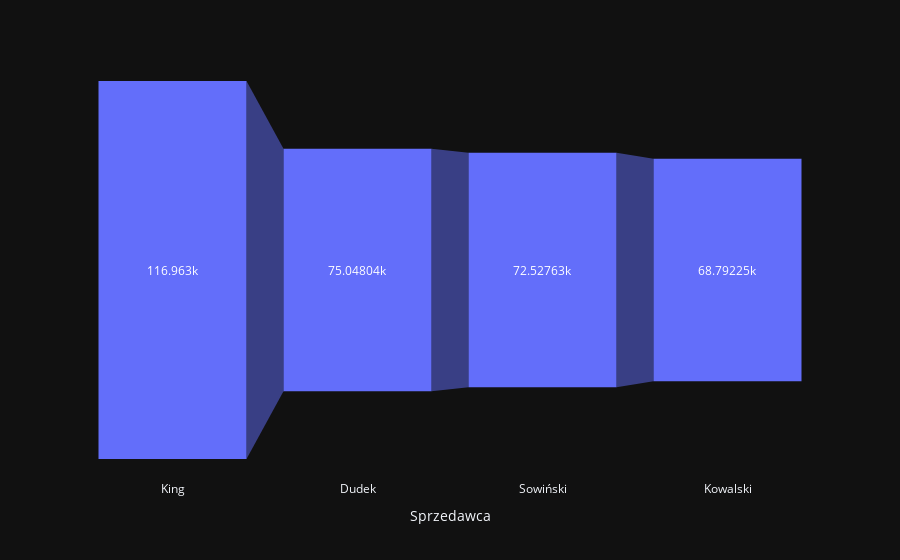

This figure's notebook cell:
### Code cell
fig = px.funnel(sprzedawcy, x=sprzedawcy.index, y='Utarg')
fig.show()

### Figure 1 — Plotly figure (JSON) as saved in the notebook; plotly's stock layout.template omitted (floating-point values rounded to 4 significant figures)
{"data": [{"hovertemplate": "Sprzedawca=%{x}<br>Utarg=%{y}<extra></extra>", "legendgroup": "", "marker": {"color": "#636efa"}, "name": "", "orientation": "v", "showlegend": false, "type": "funnel", "x": ["King", "Dudek", "Sowiński", "Kowalski"], "xaxis": "x", "y": [117000.0, 75050.0, 72530.0, 68790.0], "yaxis": "y"}], "layout": {"legend": {"tracegroupgap": 0}, "margin": {"t": 60}, "xaxis": {"anchor": "y", "domain": [0, 1], "title": {"text": "Sprzedawca"}}, "yaxis": {"anchor": "x", "domain": [0, 1], "title": {"text": "Utarg"}}}}
